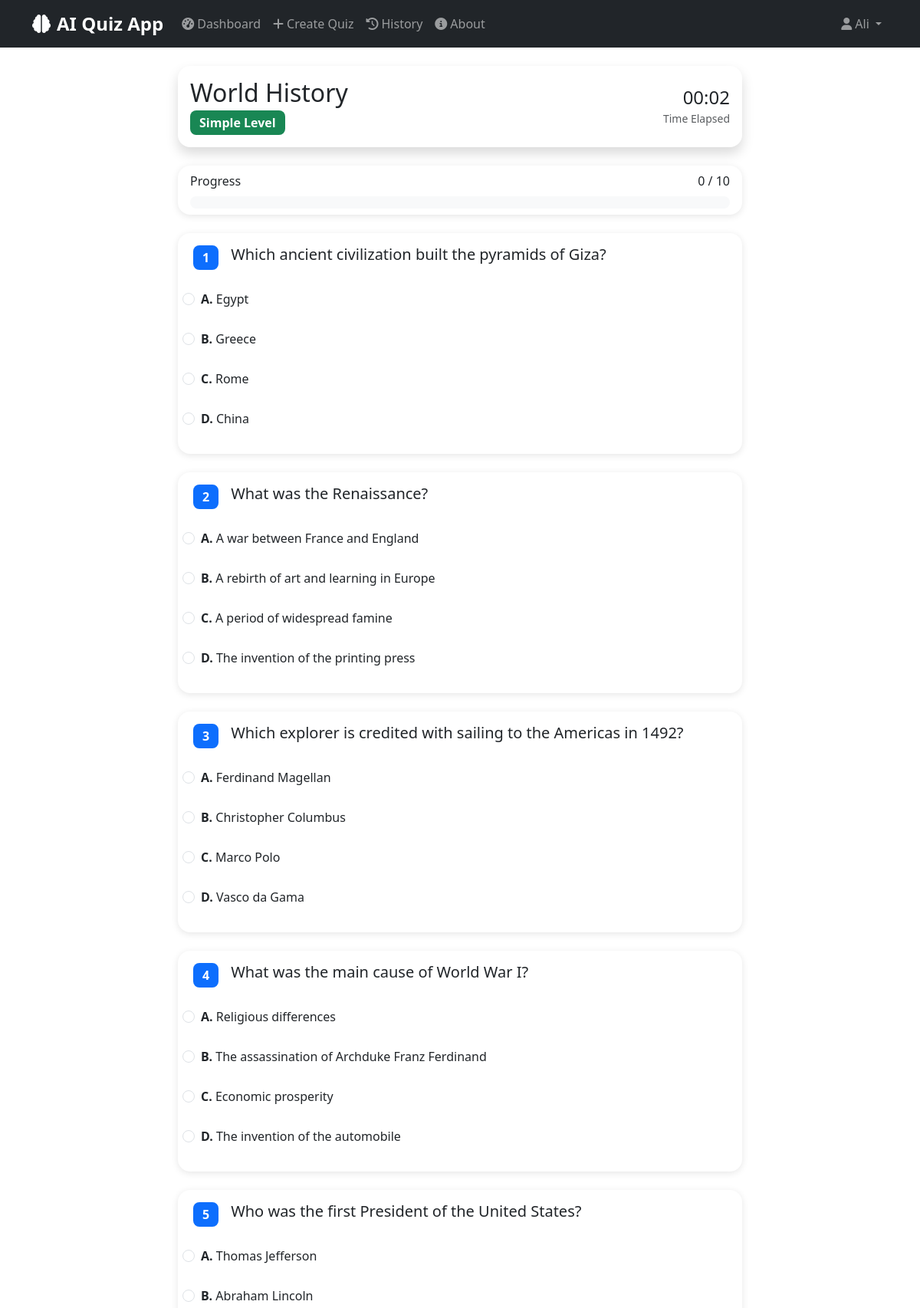
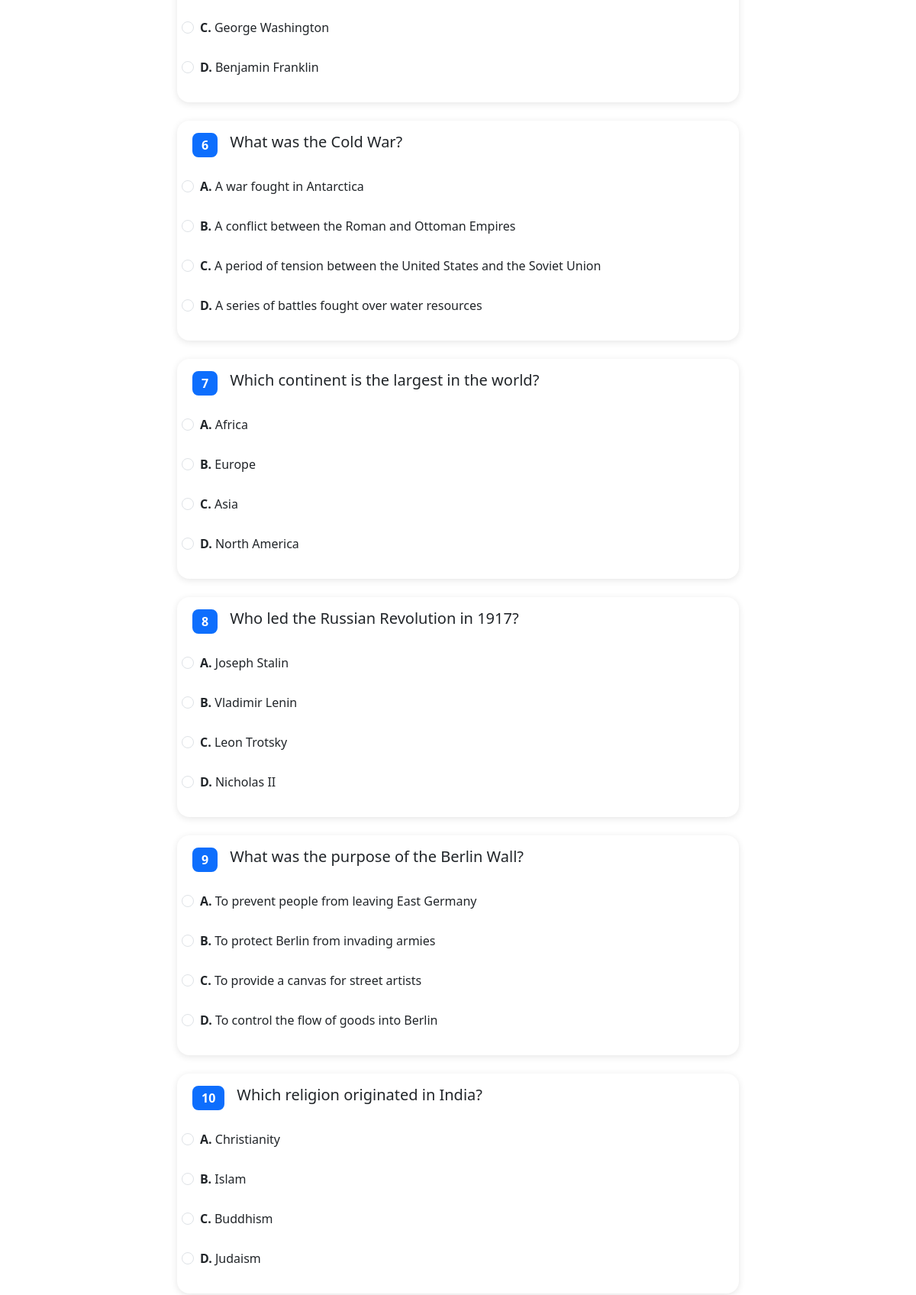
The app's page /quiz/take/1 (signed in, upper part) with its own data (2 pictures, top to bottom).
### models.py (models this page shows, shortened)
class User(UserMixin, db.Model):
    __tablename__ = 'users'
    id = db.Column(db.Integer, primary_key=True)
    username = db.Column(db.String(80), unique=True, nullable=False)
    email = db.Column(db.String(120), unique=True, nullable=False)
    password_hash = db.Column(db.String(255), nullable=False)
    created_at = db.Column(db.DateTime, default=datetime.utcnow)
    results = db.relationship('QuizResult', backref='user', lazy=True)

class Quiz(db.Model):
    __tablename__ = 'quizzes'
    id = db.Column(db.Integer, primary_key=True)
    topic = db.Column(db.String(200), nullable=False)
    difficulty = db.Column(db.Enum('simple', 'medium', 'hard'), nullable=False)
    created_at = db.Column(db.DateTime, default=datetime.utcnow)
    questions = db.relationship('Question', backref='quiz', lazy=True, cascade='all, delete-orphan')
    results = db.relationship('QuizResult', backref='quiz', lazy=True)

class Question(db.Model):
    __tablename__ = 'questions'
    id = db.Column(db.Integer, primary_key=True)
    quiz_id = db.Column(db.Integer, db.ForeignKey('quizzes.id'), nullable=False)
    question_text = db.Column(db.Text, nullable=False)
    option_a = db.Column(db.String(500), nullable=False)
    option_b = db.Column(db.String(500), nullable=False)
    option_c = db.Column(db.String(500), nullable=False)
    option_d = db.Column(db.String(500), nullable=False)
    correct_option = db.Column(db.Enum('A', 'B', 'C', 'D'), nullable=False)
    explanation = db.Column(db.Text, nullable=False)
    question_number = db.Column(db.Integer, nullable=False)
    def to_dict(self, include_answer=False):
        data = {
            'id': self.id,
            'question_number': self.question_number,
            'question_text': self.question_text,
            'options': {
                'A': self.option_a,
                'B': self.option_b,
                'C': self.option_c,
                'D': self.option_d
            }
        }
        if include_answer:
            data['correct_option'] = self.correct_option
            data['explanation'] = self.explanation
        return data

### routes/quiz.py (the view)
@quiz_bp.route('/take/<int:quiz_id>')
@login_required
def take_quiz(quiz_id):
    quiz = Quiz.query.get_or_404(quiz_id)
    questions = Question.query.filter_by(quiz_id=quiz_id).order_by(Question.question_number).all()
    questions_data = [q.to_dict(include_answer=False) for q in questions]
    return render_template('quiz/take.html', quiz=quiz, questions=questions_data)

### templates/quiz/take.html (shortened to what this page needs)
{% extends "base.html" %}
{% block content %}
<div class="row justify-content-center">
    <div class="col-lg-8">
        <div class="card shadow mb-4">
            <div class="card-body">
                <div class="d-flex justify-content-between align-items-center">
                    <div>
                        <h2 class="mb-1">{{ quiz.topic }}</h2>
                        <span class="badge bg-{{ 'success' if quiz.difficulty == 'simple' else 'warning' if quiz.difficulty == 'medium' else 'danger' }} fs-6">
                            {{ quiz.difficulty.title() }} Level
                        </span>
                    </div>
                    <div class="text-end">
                        <div class="h4 mb-0" id="timer">00:00</div>
                        <small class="text-muted">Time Elapsed</small>
                    </div>
                </div>
            </div>
        </div>
        <div class="card mb-4">
            <div class="card-body py-2">
                <div class="d-flex justify-content-between align-items-center mb-2">
                    <span class="fw-medium">Progress</span>
                    <span id="progressText">0 / {{ questions|length }}</span>
                </div>
                <div class="progress">
                </div>
            </div>
        </div>
        <form id="quizForm">
            {% for question in questions %}
            <div class="card mb-4 question-card" data-question-id="{{ question.id }}">
                <div class="card-body">
                    <div class="d-flex align-items-start mb-3">
                        <span class="badge bg-primary me-3 fs-6">{{ question.question_number }}</span>
                        <h5 class="mb-0">{{ question.question_text }}</h5>
                    </div>
                    <div class="options-container">
                        {% for option_key, option_text in question.options.items() %}
                        <div class="form-check mb-2 option-item">
                            <input class="form-check-input" type="radio"
                                   name="question_{{ question.id }}"
                                   id="q{{ question.id }}_{{ option_key }}"
                                   value="{{ option_key }}"
                                   data-question-id="{{ question.id }}">
                            <label class="form-check-label w-100" for="q{{ question.id }}_{{ option_key }}">
                                <strong>{{ option_key }}.</strong> {{ option_text }}
                            </label>
                        </div>
                        {% endfor %}
                    </div>
                </div>
            </div>
            {% endfor %}
        </form>
    </div>
</div>
{% endblock %}

### templates/base.html (shortened to what this page needs)
<!DOCTYPE html>
<html lang="en">
<head>
    <link href="https://cdn.jsdelivr.net/npm/bootstrap@5.3.0/dist/css/bootstrap.min.css" rel="stylesheet">
    <link href="https://cdnjs.cloudflare.com/ajax/libs/font-awesome/6.4.0/css/all.min.css" rel="stylesheet">
    <link href="{{ url_for('static', filename='css/style.css') }}" rel="stylesheet">
</head>
<body>
    <nav class="navbar navbar-expand-lg navbar-dark bg-dark">
        <div class="container">
            <a class="navbar-brand" href="{{ url_for('main.index') }}">
                <i class="fas fa-brain me-2"></i>AI Quiz App
            </a>
            <div class="collapse navbar-collapse" id="navbarNav">
                <ul class="navbar-nav me-auto">
                    {% if current_user.is_authenticated %}
                        <li class="nav-item">
                            <a class="nav-link" href="{{ url_for('main.dashboard') }}">
                                <i class="fas fa-tachometer-alt me-1"></i>Dashboard
                            </a>
                        </li>
                        <li class="nav-item">
                            <a class="nav-link" href="{{ url_for('quiz.create_quiz') }}">
                                <i class="fas fa-plus me-1"></i>Create Quiz
                            </a>
                        </li>
                        <li class="nav-item">
                            <a class="nav-link" href="{{ url_for('quiz.quiz_history') }}">
                                <i class="fas fa-history me-1"></i>History
                            </a>
                        </li>
                    {% endif %}
                    <li class="nav-item">
                        <a class="nav-link" href="{{ url_for('main.about') }}">
                            <i class="fas fa-info-circle me-1"></i>About
                        </a>
                    </li>
                </ul>
                <ul class="navbar-nav">
                    {% if current_user.is_authenticated %}
                        <li class="nav-item dropdown">
                            <a class="nav-link dropdown-toggle" href="#" id="navbarDropdown" role="button" data-bs-toggle="dropdown">
                                <i class="fas fa-user me-1"></i>{{ current_user.username }}
                            </a>
                        </li>
                    {% endif %}
                </ul>
            </div>
        </div>
    </nav>
    <main class="container my-4">
        {% block content %}{% endblock %}
    </main>
</body>
</html>

### static/css/style.css (style rules this page uses)
.card { border-radius: 1rem; border: none; box-shadow: 0 2px 10px rgba(0, 0, 0, 0.1); transition: transform 0.3s ease, box-shadow 0.3s ease; }
.navbar-brand { font-weight: bold; font-size: 1.5rem; }
.navbar-nav .nav-link { font-weight: 500; transition: color 0.3s ease; }
.question-card { border-left: 4px solid transparent; transition: all 0.3s ease; }
.option-item { cursor: pointer; padding: 0.75rem; margin: 0.25rem 0; border-radius: 0.5rem; transition: all 0.3s ease; }
.progress { height: 1rem; border-radius: 0.5rem; background: #f8f9fa; }
.badge { font-size: 0.8rem; padding: 0.5rem 0.75rem; border-radius: 0.5rem; }
.fade-in-up { animation: fadeInUp 0.8s ease-out; }

### templates/quiz/take.html (style rules this page uses)
.question-card { transition: all 0.3s ease; }
.option-item { transition: background-color 0.2s ease; padding: 10px; border-radius: 5px; }

### records on screen
User: username "Ali"
Quiz: topic "World History", difficulty "Simple"
Question: question_number "1", question_text "Which ancient civilization built the pyramids of Giza?", correct_option "A", option_a "Egypt", option_key "B", option_b "Greece", option_key "C", option_c "Rome", option_key "D", option_d "China"
Question: question_number "2", question_text "What was the Renaissance?", option_key "A", option_a "A war between France and England", correct_option "B", option_b "A rebirth of art and learning in Europe", option_key "C", option_c "A period of widespread famine", option_key "D", option_d "The invention of the printing press"
Question: question_number "3", question_text "Which explorer is credited with sailing to the Americas in 1492?", option_key "A", option_a "Ferdinand Magellan", correct_option "B", option_b "Christopher Columbus", option_key "C", option_c "Marco Polo", option_key "D", option_d "Vasco da Gama"
Question: question_number "4", question_text "What was the main cause of World War I?", option_key "A", option_a "Religious differences", correct_option "B", option_b "The assassination of Archduke Franz Ferdinand", option_key "C", option_c "Economic prosperity", option_key "D", option_d "The invention of the automobile"
Question: question_number "5", question_text "Who was the first President of the United States?", option_key "A", option_a "Thomas Jefferson", option_key "B", option_b "Abraham Lincoln", correct_option "C", option_c "George Washington", option_key "D", option_d "Benjamin Franklin"
Question: question_number "6", question_text "What was the Cold War?", option_key "A", option_a "A war fought in Antarctica", option_key "B", option_b "A conflict between the Roman and Ottoman Empires", correct_option "C", option_c "A period of tension between the United States and the Soviet Union", option_key "D", option_d "A series of battles fought over water resources"
Question: question_number "7", question_text "Which continent is the largest in the world?", option_key "A", option_a "Africa", option_key "B", option_b "Europe", correct_option "C", option_c "Asia", option_key "D", option_d "North America"
Question: question_number "8", question_text "Who led the Russian Revolution in 1917?", option_key "A", option_a "Joseph Stalin", correct_option "B", option_b "Vladimir Lenin", option_key "C", option_c "Leon Trotsky", option_key "D", option_d "Nicholas II"
Question: question_number "9", question_text "What was the purpose of the Berlin Wall?", correct_option "A", option_a "To prevent people from leaving East Germany", option_key "B", option_b "To protect Berlin from invading armies", option_key "C", option_c "To provide a canvas for street artists", option_key "D", option_d "To control the flow of goods into Berlin"
Question: question_number "10", question_text "Which religion originated in India?", option_key "A", option_a "Christianity", option_key "B", option_b "Islam", correct_option "C", option_c "Buddhism", option_key "D", option_d "Judaism"

### other values on screen
{{ questions|length }} "10"
